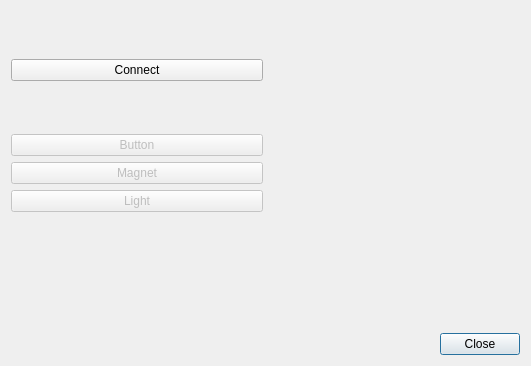
<?xml version="1.0" encoding="UTF-8"?>
<ui version="4.0">
 <class>RaspberryPIDialog</class>
 <widget class="QDialog" name="RaspberryPIDialog">
  <property name="geometry">
   <rect>
    <x>0</x>
    <y>0</y>
    <width>531</width>
    <height>366</height>
   </rect>
  </property>
  <property name="windowTitle">
   <string>Raspberry PI</string>
  </property>
  <property name="windowIcon">
   <iconset resource="images.qrc">
    <normaloff>:/Images/Raspi.png</normaloff>:/Images/Raspi.png</iconset>
  </property>
  <layout class="QVBoxLayout" name="verticalLayout">
   <item>
    <layout class="QHBoxLayout" name="horizontalLayout_2">
     <item>
      <layout class="QVBoxLayout" name="verticalLayout_2">
       <item>
        <spacer name="verticalSpacer_3">
         <property name="orientation">
          <enum>Qt::Vertical</enum>
         </property>
         <property name="sizeHint" stdset="0">
          <size>
           <width>20</width>
           <height>40</height>
          </size>
         </property>
        </spacer>
       </item>
       <item>
        <widget class="QPushButton" name="btnConnect">
         <property name="focusPolicy">
          <enum>Qt::NoFocus</enum>
         </property>
         <property name="text">
          <string>Connect</string>
         </property>
        </widget>
       </item>
       <item>
        <spacer name="verticalSpacer_6">
         <property name="orientation">
          <enum>Qt::Vertical</enum>
         </property>
         <property name="sizeHint" stdset="0">
          <size>
           <width>20</width>
           <height>40</height>
          </size>
         </property>
        </spacer>
       </item>
       <item>
        <widget class="QPushButton" name="btnButton">
         <property name="enabled">
          <bool>false</bool>
         </property>
         <property name="focusPolicy">
          <enum>Qt::NoFocus</enum>
         </property>
         <property name="text">
          <string>Button</string>
         </property>
        </widget>
       </item>
       <item>
        <widget class="QPushButton" name="btnMagnet">
         <property name="enabled">
          <bool>false</bool>
         </property>
         <property name="focusPolicy">
          <enum>Qt::NoFocus</enum>
         </property>
         <property name="text">
          <string>Magnet</string>
         </property>
        </widget>
       </item>
       <item>
        <widget class="QPushButton" name="btnLight">
         <property name="enabled">
          <bool>false</bool>
         </property>
         <property name="focusPolicy">
          <enum>Qt::NoFocus</enum>
         </property>
         <property name="text">
          <string>Light</string>
         </property>
        </widget>
       </item>
       <item>
        <spacer name="verticalSpacer_4">
         <property name="orientation">
          <enum>Qt::Vertical</enum>
         </property>
         <property name="sizeHint" stdset="0">
          <size>
           <width>20</width>
           <height>40</height>
          </size>
         </property>
        </spacer>
       </item>
       <item>
        <widget class="QLabel" name="lblButton">
         <property name="text">
          <string/>
         </property>
         <property name="pixmap">
          <pixmap resource="images.qrc">:/Images/Red button Pressed.png</pixmap>
         </property>
         <property name="scaledContents">
          <bool>false</bool>
         </property>
         <property name="alignment">
          <set>Qt::AlignCenter</set>
         </property>
        </widget>
       </item>
       <item>
        <spacer name="verticalSpacer_5">
         <property name="orientation">
          <enum>Qt::Vertical</enum>
         </property>
         <property name="sizeHint" stdset="0">
          <size>
           <width>20</width>
           <height>40</height>
          </size>
         </property>
        </spacer>
       </item>
      </layout>
     </item>
     <item>
      <layout class="QVBoxLayout" name="verticalLayout_3">
       <item>
        <spacer name="verticalSpacer">
         <property name="orientation">
          <enum>Qt::Vertical</enum>
         </property>
         <property name="sizeHint" stdset="0">
          <size>
           <width>20</width>
           <height>40</height>
          </size>
         </property>
        </spacer>
       </item>
       <item>
        <widget class="QLabel" name="lblRaspberryPI">
         <property name="text">
          <string/>
         </property>
         <property name="pixmap">
          <pixmap resource="images.qrc">:/Images/RaspberryPI.png</pixmap>
         </property>
         <property name="scaledContents">
          <bool>false</bool>
         </property>
         <property name="wordWrap">
          <bool>false</bool>
         </property>
         <property name="margin">
          <number>30</number>
         </property>
        </widget>
       </item>
       <item>
        <spacer name="verticalSpacer_2">
         <property name="orientation">
          <enum>Qt::Vertical</enum>
         </property>
         <property name="sizeHint" stdset="0">
          <size>
           <width>20</width>
           <height>40</height>
          </size>
         </property>
        </spacer>
       </item>
      </layout>
     </item>
    </layout>
   </item>
   <item>
    <layout class="QHBoxLayout" name="horizontalLayout">
     <item>
      <spacer name="horizontalSpacer">
       <property name="orientation">
        <enum>Qt::Horizontal</enum>
       </property>
       <property name="sizeHint" stdset="0">
        <size>
         <width>40</width>
         <height>20</height>
        </size>
       </property>
      </spacer>
     </item>
     <item>
      <widget class="QPushButton" name="btnClose">
       <property name="text">
        <string>Close</string>
       </property>
      </widget>
     </item>
    </layout>
   </item>
  </layout>
 </widget>
 <resources>
  <include location="images.qrc"/>
 </resources>
 <connections>
  <connection>
   <sender>btnClose</sender>
   <signal>clicked()</signal>
   <receiver>RaspberryPIDialog</receiver>
   <slot>accept()</slot>
   <hints>
    <hint type="sourcelabel">
     <x>362</x>
     <y>283</y>
    </hint>
    <hint type="destinationlabel">
     <x>393</x>
     <y>283</y>
    </hint>
   </hints>
  </connection>
 </connections>
</ui>
